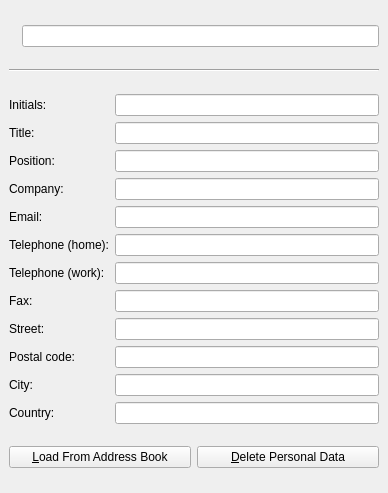
<ui version="4.0" >
 <author></author>
 <comment></comment>
 <exportmacro></exportmacro>
 <class>KoDocumentInfoAuthorWidget</class>
 <widget class="QWidget" name="KoDocumentInfoAuthorWidget" >
  <property name="geometry" >
   <rect>
    <x>0</x>
    <y>0</y>
    <width>388</width>
    <height>493</height>
   </rect>
  </property>
  <property name="windowTitle" >
   <string/>
  </property>
  <layout class="QGridLayout" >
   <property name="margin" >
    <number>9</number>
   </property>
   <property name="spacing" >
    <number>6</number>
   </property>
   <item row="1" column="0" >
    <widget class="Line" name="line" >
     <property name="orientation" >
      <enum>Qt::Horizontal</enum>
     </property>
    </widget>
   </item>
   <item row="2" column="0" >
    <layout class="QGridLayout" >
     <property name="margin" >
      <number>0</number>
     </property>
     <property name="spacing" >
      <number>6</number>
     </property>
     <item row="4" column="0" >
      <widget class="QLabel" name="lblEmailDesc" >
       <property name="text" >
        <string>Email:</string>
       </property>
       <property name="buddy" >
        <cstring>leEmail</cstring>
       </property>
      </widget>
     </item>
     <item row="9" column="1" >
      <widget class="QLineEdit" name="lePostal" />
     </item>
     <item row="8" column="0" >
      <widget class="QLabel" name="lblStreetDesc" >
       <property name="text" >
        <string>Street:</string>
       </property>
       <property name="buddy" >
        <cstring>leStreet</cstring>
       </property>
      </widget>
     </item>
     <item row="6" column="0" >
      <widget class="QLabel" name="lblPhoneWork" >
       <property name="text" >
        <string>Telephone (work):</string>
       </property>
       <property name="buddy" >
        <cstring>lePhoneWork</cstring>
       </property>
      </widget>
     </item>
     <item row="10" column="0" >
      <widget class="QLabel" name="lblCityDesc" >
       <property name="text" >
        <string>City:</string>
       </property>
       <property name="buddy" >
        <cstring>leCity</cstring>
       </property>
      </widget>
     </item>
     <item row="2" column="1" >
      <widget class="QLineEdit" name="lePosition" />
     </item>
     <item row="1" column="0" >
      <widget class="QLabel" name="lblTitleDesc" >
       <property name="text" >
        <string>Title:</string>
       </property>
       <property name="buddy" >
        <cstring>leTitle</cstring>
       </property>
      </widget>
     </item>
     <item row="0" column="0" >
      <widget class="QLabel" name="lblInitialsDesc" >
       <property name="text" >
        <string>Initials:</string>
       </property>
       <property name="buddy" >
        <cstring>leInitials</cstring>
       </property>
      </widget>
     </item>
     <item row="7" column="0" >
      <widget class="QLabel" name="lblFaxDesc" >
       <property name="text" >
        <string>Fax:</string>
       </property>
       <property name="buddy" >
        <cstring>leFax</cstring>
       </property>
      </widget>
     </item>
     <item row="1" column="1" >
      <widget class="QLineEdit" name="leTitle" />
     </item>
     <item row="10" column="1" >
      <widget class="QLineEdit" name="leCity" />
     </item>
     <item row="5" column="1" >
      <widget class="QLineEdit" name="lePhoneHome" />
     </item>
     <item row="9" column="0" >
      <widget class="QLabel" name="lblPostalDesc" >
       <property name="text" >
        <string>Postal code:</string>
       </property>
       <property name="buddy" >
        <cstring>lePostal</cstring>
       </property>
      </widget>
     </item>
     <item row="2" column="0" >
      <widget class="QLabel" name="lblPositionDesc" >
       <property name="text" >
        <string>Position:</string>
       </property>
       <property name="buddy" >
        <cstring>lePosition</cstring>
       </property>
      </widget>
     </item>
     <item row="8" column="1" >
      <widget class="QLineEdit" name="leStreet" />
     </item>
     <item row="7" column="1" >
      <widget class="QLineEdit" name="leFax" />
     </item>
     <item row="3" column="0" >
      <widget class="QLabel" name="lblCompanyDesc" >
       <property name="text" >
        <string>Company:</string>
       </property>
       <property name="buddy" >
        <cstring>leCompany</cstring>
       </property>
      </widget>
     </item>
     <item row="11" column="1" >
      <widget class="QLineEdit" name="leCountry" />
     </item>
     <item row="6" column="1" >
      <widget class="QLineEdit" name="lePhoneWork" />
     </item>
     <item row="5" column="0" >
      <widget class="QLabel" name="lblPhoneHome" >
       <property name="text" >
        <string>Telephone (home):</string>
       </property>
       <property name="buddy" >
        <cstring>lePhoneHome</cstring>
       </property>
      </widget>
     </item>
     <item row="4" column="1" >
      <widget class="QLineEdit" name="leEmail" />
     </item>
     <item row="3" column="1" >
      <widget class="QLineEdit" name="leCompany" />
     </item>
     <item row="11" column="0" >
      <widget class="QLabel" name="lblCountryDesc" >
       <property name="text" >
        <string>Country:</string>
       </property>
       <property name="buddy" >
        <cstring>leCountry</cstring>
       </property>
      </widget>
     </item>
     <item row="0" column="1" >
      <widget class="QLineEdit" name="leInitials" />
     </item>
    </layout>
   </item>
   <item row="0" column="0" >
    <layout class="QHBoxLayout" >
     <property name="margin" >
      <number>0</number>
     </property>
     <property name="spacing" >
      <number>6</number>
     </property>
     <item>
      <widget class="QLabel" name="lblAuthor" >
       <property name="text" >
        <string/>
       </property>
       <property name="buddy" >
        <cstring>leFullName</cstring>
       </property>
      </widget>
     </item>
     <item>
      <widget class="QLineEdit" name="leFullName" />
     </item>
    </layout>
   </item>
   <item row="3" column="0" >
    <layout class="QHBoxLayout" >
     <property name="margin" >
      <number>0</number>
     </property>
     <property name="spacing" >
      <number>6</number>
     </property>
     <item>
      <widget class="QPushButton" name="pbLoadKABC" >
       <property name="text" >
        <string>&amp;Load From Address Book</string>
       </property>
      </widget>
     </item>
     <item>
      <widget class="QPushButton" name="pbDelete" >
       <property name="text" >
        <string>&amp;Delete Personal Data</string>
       </property>
      </widget>
     </item>
    </layout>
   </item>
  </layout>
 </widget>
 <pixmapfunction></pixmapfunction>
 <resources/>
 <connections/>
</ui>
